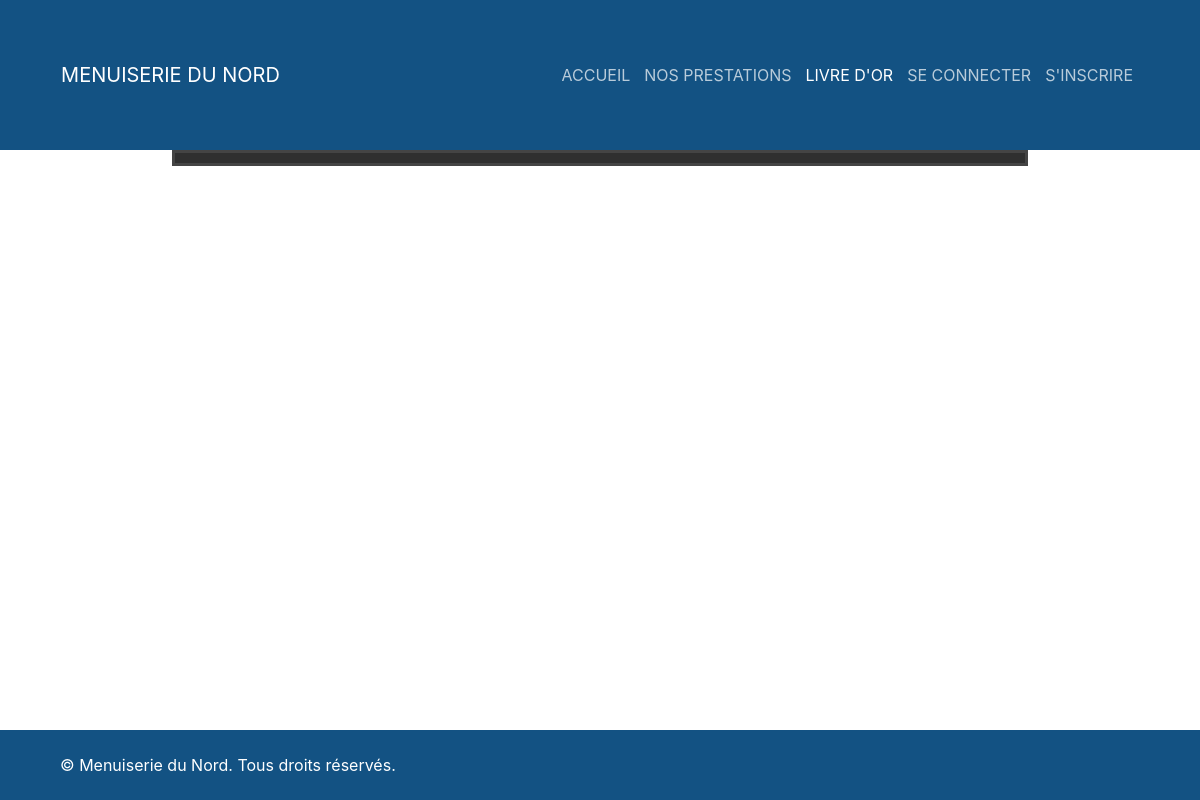
The page /index.php?view=livredor on the database as committed earlier.
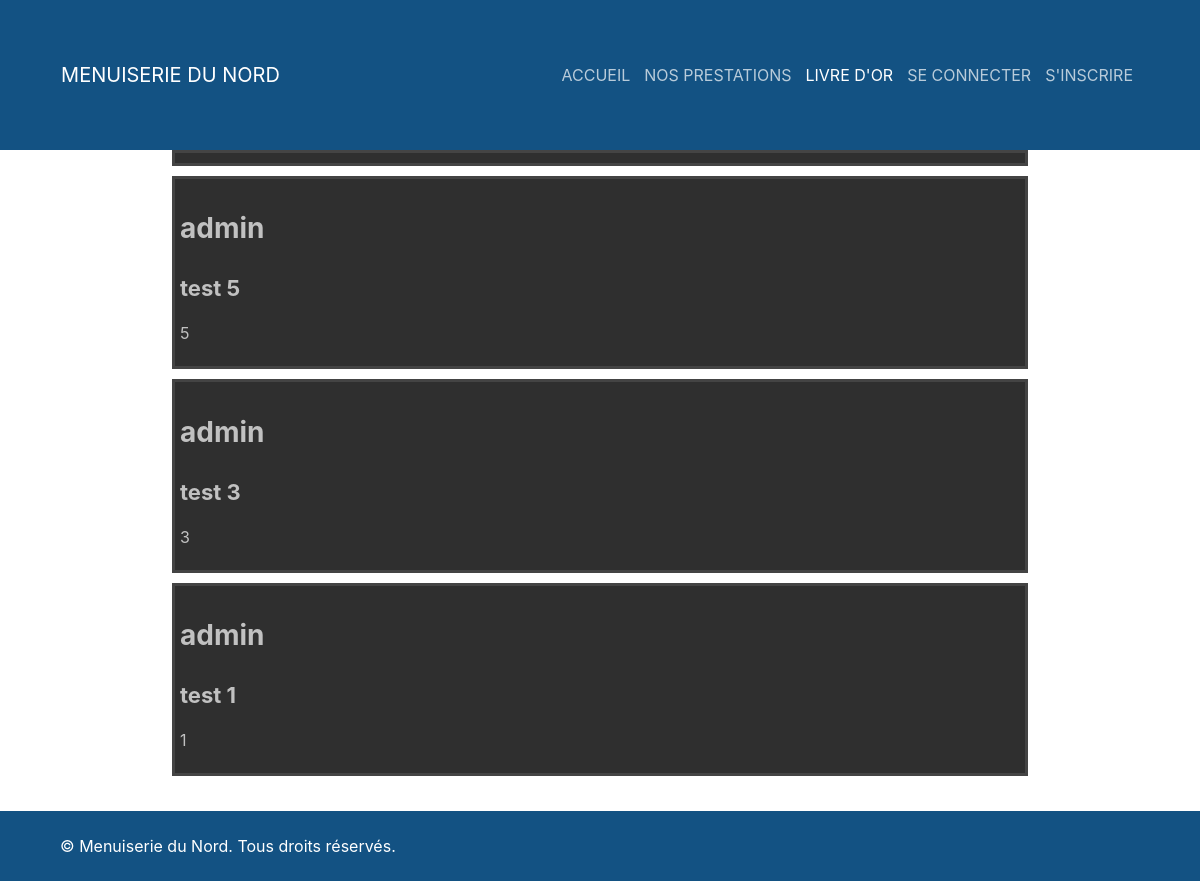
The same page on the database as committed later.
### tables this page shows
CREATE TABLE `livre_or` (
  `id` int(11) NOT NULL COMMENT 'clé primaire, identifiant numérique auto incrémenté',
  `id_users` int(11) NOT NULL COMMENT 'l id du client du commentaire',
  `date` timestamp NOT NULL DEFAULT CURRENT_TIMESTAMP ON UPDATE CURRENT_TIMESTAMP COMMENT 'date du commentaire',
  `titre` varchar(50) NOT NULL COMMENT 'titre du commentaire fait par le client',
  `texte` varchar(500) NOT NULL COMMENT 'texte du commentaire fait par le client'
);

CREATE TABLE `users` (
  `id` int(11) NOT NULL COMMENT 'clé primaire, identifiant numérique auto incrémenté',
  `login` varchar(20) NOT NULL COMMENT 'identifiant',
  `passe` varchar(20) NOT NULL COMMENT 'mot de passe',
  `mail` varchar(60) NOT NULL COMMENT 'mail',
  `telephone` varchar(12) NOT NULL COMMENT 'téléphone',
  `nom` varchar(20) NOT NULL COMMENT 'nom',
  `prenom` varchar(20) NOT NULL COMMENT 'prenom',
  `admin` tinyint(1) NOT NULL DEFAULT '0' COMMENT 'indique si l utilisateur est un administrateur',
  `blacklist` tinyint(1) DEFAULT '0' COMMENT 'indique si l utilisateur est blacklisté'
);

### libs/maLibUtils.php (called while the page is built, shortened)
<?php
function valider($nom,$type="REQUEST")
{
	switch($type)
	{
		case 'REQUEST':
		if(isset($_REQUEST[$nom]) && !($_REQUEST[$nom] == ""))
			return proteger($_REQUEST[$nom]);
		break;
		case 'SESSION':
		if(isset($_SESSION[$nom]) && !($_SESSION[$nom] == ""))
			return $_SESSION[$nom];
		break;
	}
	return false;
}
function proteger($str)
{
	if (is_array($str))
	{
		$nextTab = array();
		foreach($str as $cle => $val)
		{
			$nextTab[$cle] = addslashes($val);
		}
		return $nextTab;
	}
	else
		return addslashes ($str);
}
?>

### libs/maLibSQL.pdo.php (called while the page is built, shortened)
<?php
include_once "config.php";
function SQLGetChamp($sql)
{
	global $BDD_host;
	global $BDD_base;
	global $BDD_user;
	global $BDD_password;
	try {
		$dbh = new PDO("mysql:host=$BDD_host;dbname=$BDD_base", $BDD_user, $BDD_password);
	} catch (PDOException $e) {
		die("<font color=\"red\">SQLGetChamp: Erreur de connexion : " . $e->getMessage() . "</font>");
	}
	$dbh->exec("SET CHARACTER SET utf8");
	$res = $dbh->query($sql);
	$num = $res->rowCount();
	$res->setFetchMode(PDO::FETCH_NUM);
	$ligne = $res->fetch();
	if ($ligne == false) return false;
	else return $ligne[0];
}
function SQLSelect($sql)
{
 	global $BDD_host;
	global $BDD_base;
 	global $BDD_user;
 	global $BDD_password;
	try {
		$dbh = new PDO("mysql:host=$BDD_host;dbname=$BDD_base", $BDD_user, $BDD_password);
	} catch (PDOException $e) {
		die("<font color=\"red\">SQLSelect: Erreur de connexion : " . $e->getMessage() . "</font>");
	}
	$dbh->exec("SET CHARACTER SET utf8");
	$res = $dbh->query($sql);
	$num = $res->rowCount();
	if ($num==0) return false;
	else return $res;
}
function parcoursRs($result)
{
	if  ($result == false) return array();
	$result->setFetchMode(PDO::FETCH_ASSOC);
	while ($ligne = $result->fetch())
		$tab[]= $ligne;
	return $tab;
}
?>

### libs/modele.php (called while the page is built, shortened)
<?php
include_once("maLibSQL.pdo.php");
function getCom()
{
	$SQL = "SELECT L.id, L.id_users, L.date, L.titre, L.texte FROM livre_or L, users U WHERE U.blacklist=0 AND L.id_users=U.id ORDER BY L.date DESC ";
	return parcoursRs(SQLSelect($SQL));
}
function getNameFromId($id)
{
	$SQL = "SELECT login FROM users WHERE id=$id";
	return SQLGetChamp($SQL);
}
?>

### libs/maMainLib.php (the view, shortened to what this page needs)
<?php
function mkHeadLink($label, $view, $currentView="", $class="")
{
	if($view == $currentView) $class .= " active";
	return "<a href=\"index.php?view=$view\" class=\"$class\">$label</a>";
}
function mkLivredor($commentaire, $admin=0)
{
	$id=$commentaire["id"];
	$id_users=$commentaire["id_users"];
	$titre=$commentaire["titre"];
	$texte=$commentaire["texte"];
	$login=getNameFromId($id_users);
	if($admin==0) return "<div class=\"livredor-comment\"><h2>$login</h2><h1>$titre</h1><p>$texte</p></div>";
	else return "<div class=\"livredor-comment\"><h2>$login</h2><h1>$titre</h1><form role=\"form\" action=\"controleur.php\"><input type=\"hidden\" name=\"idComment\" value=\"$id\"/><button type=\"submit\" name=\"action\" value=\"delComment\">x</button></form><p>$texte</p></div>";
}
?>

### index.php (shortened to what this page needs)
<?php
	include_once "libs/maLibUtils.php";
	include_once "libs/maMainLib.php";
	include_once "libs/modele.php";
	$view = valider("view");
	if ($view != "confirmation")
	include("templates/header.php");
	switch($view)
	{
		default :
		if (file_exists("templates/$view.php"))
			include("templates/$view.php");
	}
	if ($view != "confirmation")
	include("templates/footer.php");
?>

### templates/header.php (shortened to what this page needs)
<!DOCTYPE html>
<html lang="fr">
<head>
	<link href="styles/jquery-ui.min.css" rel="stylesheet">
	<link href="styles/main.css" rel="stylesheet">
</head>
<body>
	<header>
		<div id="header-container">
			<a href="index.php">Menuiserie du Nord</a>
			<div class="topMenu" id="myTopMenu">
				<?php
				echo mkHeadLink("Accueil","accueil",$view);
				echo mkHeadLink("Nos prestations","prestations",$view);
				echo mkHeadLink("Livre d'or","livredor",$view);
				if(!valider("connecte","SESSION")){
					echo mkHeadLink("Se connecter","signin",$view);
					echo mkHeadLink("S'inscrire","signup",$view);
				}
				else{
					echo mkHeadLink("Rendez-vous","calendrier",$view);
					if(valider("admin","SESSION")) echo mkHeadLink("Administration","gestionUtilisateur",$view);
					echo mkHeadLink("Se déconnecter","accueil",$view);
				}
				?>
			</div>
		</div>
	</header>

### templates/livredor.php (shortened to what this page needs)
<div class="page-content">
	<div class="reply">
	</div>
	<div class="livredor-comments">
		<?php
		foreach(getCom() as $commentaire){
			if(valider("admin","SESSION")){
				echo mkLivredor($commentaire, 1);
			}
			else echo mkLivredor($commentaire);
		}
		?>
	</div>
</div>

### templates/footer.php (shortened to what this page needs)
<footer>
	<div class="footer-container">&copy; Menuiserie du Nord. Tous droits réservés.</div>
</footer>
</body>
</html>

### styles/main.css (style rules this page uses)
html { font-family: sans-serif; line-height: 1.15; -webkit-text-size-adjust: 100%; -ms-text-size-adjust: 100%; -ms-overflow-style: scrollbar; -webkit-tap-highlight-color: transparent; height: 100%; }
body { margin: 0; font-family: -apple-system, BlinkMacSystemFont, "Segoe UI", Roboto, "Helvetica Neue", Arial, sans-serif, "Apple Color Emoji", "Segoe UI Emoji", "Segoe UI Symbol"; font-size: 1rem; font-weight: 400; line-height: 1.5; color: #212529; text-align: left; background-color: #fff; position: relative; min-height: 100%; margin: 0; padding: 0; }
header { background: #135283; text-transform: uppercase; position: relative; }
footer { position: absolute; height:70px; width: 100%; bottom: 0; background: #135283; }
h1, h2, h3, h4, h5, h6 { font-size: 22px; }
#myTopMenu { z-index: 1; }
@media screen and (min-width: 601px) { header { height: 150px; display: flex; justify-content: center; align-items: center; } }
@media screen and (min-width: 601px) { h2 { font-size: 1.75rem; } }
@media screen and (min-width: 601px) { #header-container { position: inline-flex; width: 90%; height: 90%; display: flex; justify-content: center; align-items: center; } }
@media screen and (min-width: 601px) { #header-container > a { position: relative; left: 0px; margin-right: auto; padding-right: 50px; font-size: 1.25rem; min-width: 221px; } }
@media screen and (min-width: 601px) { #myTopMenu { position: relative; right: 0px; } }
@media screen and (min-width: 601px) { #myTopMenu a { margin-right: 7px; margin-left: 7px; color: rgb(255,255,255,0.7); } }
@media screen and (min-width: 601px) { #myTopMenu a.active { color: rgb(255,255,255,1); } }
.page-content { position: relative; padding-bottom: 95px; min-width: 349px; }
#header-container > a { display: block; color: rgb(255,255,255,1); text-align: center; text-decoration: none; min-height: 30px }
#myTopMenu { max-height: 100%; }
.topMenu a { float: left; display: block; text-align: center; text-decoration: none; font-size: 16px; }
.footer-container { position: relative; padding-left: 5%; top: 50%; transform: translateY(-50%); color: rgb(255,255,255,1); }
.livredor-comment { position: relative; display: block; border: 3px #444444 solid; background-color: #2f2f2f; color: rgb(255,255,255,0.7); margin: 0 auto; margin-bottom: 10px; width: 70%; padding: 5px; }
.reply { position: relative; display: block; border: 3px #444444 solid; background-color: #2f2f2f; color: rgb(255,255,255,0.7); margin: 0 auto; margin-bottom: 10px; width: 70%; padding: 5px; }

Rows that differ between the two databases and show on the page:
added livre_or: id_users.login "admin", titre "test 5", texte "5"
added livre_or: id_users.login "admin", titre "test 3", texte "3"
added livre_or: id_users.login "admin", titre "test 1", texte "1"
